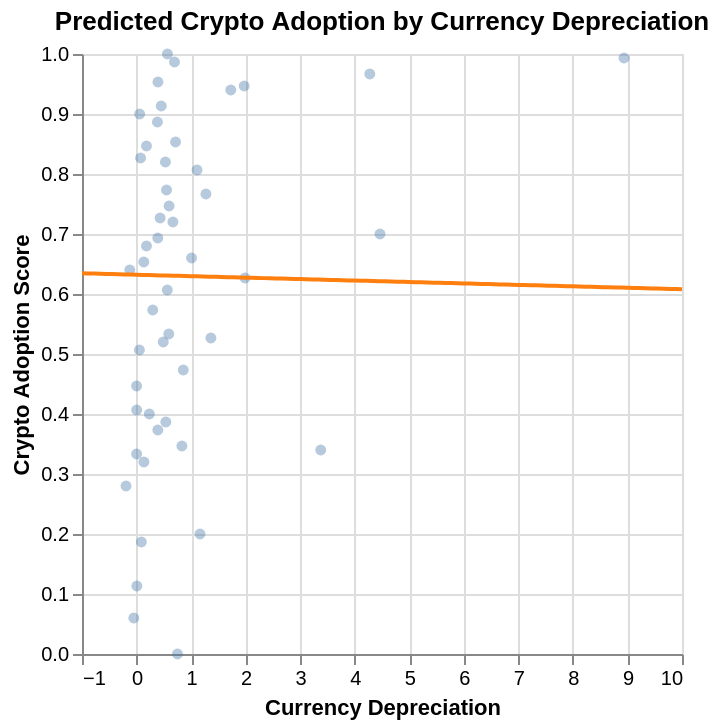

The code cell stored with this chart in its notebook:
### Code cell
model_data_ext = extended_data[[
    "adoption_score",
    "avg_inflation",
    "avg_gdp",
    "bank_access",
    "currency_dep",
    "corruption_index"
]].dropna()

plot_df = model_data_ext.copy()
x_min, x_max = -1, 10

currency_grid = pd.DataFrame({"currency_dep": np.linspace(x_min, x_max, 100)})

currency_grid["avg_inflation"] = plot_df["avg_inflation"].mean()
currency_grid["avg_gdp"] = plot_df["avg_gdp"].mean()
currency_grid["bank_access"] = plot_df["bank_access"].mean()
currency_grid["corruption_index"] = plot_df["corruption_index"].mean()

currency_grid["predicted"] = model_ext.predict(currency_grid[[
    "avg_inflation",
    "avg_gdp",
    "bank_access",
    "currency_dep",
    "corruption_index"]])

plot_df_trim = plot_df[
    (plot_df["currency_dep"] >= x_min) &
    (plot_df["currency_dep"] <= x_max)]

base_plot = alt.Chart(plot_df_trim).mark_circle(opacity=0.4).encode(
    x=alt.X("currency_dep", title="Currency Depreciation"),
    y=alt.Y("adoption_score", title="Crypto Adoption Score")
).properties(
    title="Predicted Crypto Adoption by Currency Depreciation"
)

currency_plot

### Figure 1 — Vega-Lite specification as saved in the notebook (floating-point values rounded to 4 significant figures)
{"config": {"view": {"continuousWidth": 300, "continuousHeight": 300}}, "layer": [{"data": {"name": "data-3ef5c4cb0fe18dd1737f2694c99ddb98"}, "mark": {"type": "circle", "opacity": 0.4}, "encoding": {"x": {"field": "currency_dep", "title": "Currency Depreciation", "type": "quantitative"}, "y": {"field": "adoption_score", "title": "Crypto Adoption Score", "type": "quantitative"}}}, {"data": {"name": "data-a964baeb77083eb1e2a4306924688e82"}, "mark": {"type": "line", "color": "#ff7f0e"}, "encoding": {"x": {"field": "currency_dep", "type": "quantitative"}, "y": {"field": "predicted", "type": "quantitative"}}}], "title": "Predicted Crypto Adoption by Currency Depreciation", "$schema": "https://vega.github.io/schema/vega-lite/v6.1.0.json", "datasets": {"data-3ef5c4cb0fe18dd1737f2694c99ddb98": [{"adoption_score": 0.28, "avg_inflation": 4.566, "avg_gdp": 9622.0, "bank_access": 46.07, "currency_dep": -0.1926, "corruption_index": 39.0}, {"adoption_score": 0.7467, "avg_inflation": 5.118, "avg_gdp": 64940.0, "bank_access": 98.01, "currency_dep": 0.5969, "corruption_index": 79.0}, {"adoption_score": 0.7733, "avg_inflation": 9.349, "avg_gdp": 2620.0, "bank_access": 43.28, "currency_dep": 0.5502, "corruption_index": 26.0}, {"adoption_score": 0.6533, "avg_inflation": 9.072, "avg_gdp": 15820.0, "bank_access": 84.72, "currency_dep": 0.1332, "corruption_index": 41.0}, {"adoption_score": 0.1133, "avg_inflation": 1.54, "avg_gdp": 29800.0, "bank_access": 82.32, "currency_dep": 0.006004, "corruption_index": 43.0}, {"adoption_score": 0.3333, "avg_inflation": 3.141, "avg_gdp": 4305.0, "bank_access": 56.85, "currency_dep": 0.001314, "corruption_index": 33.0}, {"adoption_score": 0.94, "avg_inflation": 6.08, "avg_gdp": 9990.0, "bank_access": 86.38, "currency_dep": 1.727, "corruption_index": 40.0}, {"adoption_score": 0.0, "avg_inflation": 6.517, "avg_gdp": 7950.0, "bank_access": 61.44, "currency_dep": 0.75, "corruption_index": 60.0}, {"adoption_score": 0.8867, "avg_inflation": 4.354, "avg_gdp": 54940.0, "bank_access": 98.4, "currency_dep": 0.3832, "corruption_index": 82.0}, {"adoption_score": 0.64, "avg_inflation": 2.011, "avg_gdp": 99670.0, "bank_access": 98.41, "currency_dep": -0.1243, "corruption_index": 86.0}, {"adoption_score": 0.66, "avg_inflation": 7.841, "avg_gdp": 16390.0, "bank_access": 85.07, "currency_dep": 1.009, "corruption_index": 66.0}, {"adoption_score": 0.7667, "avg_inflation": 9.507, "avg_gdp": 7200.0, "bank_access": 57.06, "currency_dep": 1.272, "corruption_index": 37.0}, {"adoption_score": 0.4067, "avg_inflation": 2.796, "avg_gdp": 16390.0, "bank_access": 71.35, "currency_dep": 0.002642, "corruption_index": 58.0}, {"adoption_score": 0.32, "avg_inflation": 4.125, "avg_gdp": 68950.0, "bank_access": 98.65, "currency_dep": 0.1353, "corruption_index": 90.0}, {"adoption_score": 0.3867, "avg_inflation": 5.633, "avg_gdp": 10540.0, "bank_access": 64.78, "currency_dep": 0.5367, "corruption_index": 31.0}, {"adoption_score": 0.72, "avg_inflation": 7.545, "avg_gdp": 5361.0, "bank_access": 35.29, "currency_dep": 0.6669, "corruption_index": 34.0}, {"adoption_score": 0.7, "avg_inflation": 30.74, "avg_gdp": 2335.0, "bank_access": 81.24, "currency_dep": 4.463, "corruption_index": 43.0}, {"adoption_score": 0.4, "avg_inflation": 7.231, "avg_gdp": 21570.0, "bank_access": 92.64, "currency_dep": 0.2345, "corruption_index": 49.0}, {"adoption_score": 0.6067, "avg_inflation": 11.81, "avg_gdp": 21320.0, "bank_access": 86.96, "currency_dep": 0.5639, "corruption_index": 48.0}, {"adoption_score": 0.9867, "avg_inflation": 3.353, "avg_gdp": 4844.0, "bank_access": 56.33, "currency_dep": 0.6959, "corruption_index": 37.0}, {"adoption_score": 1.0, "avg_inflation": 5.767, "avg_gdp": 2524.0, "bank_access": 89.02, "currency_dep": 0.5661, "corruption_index": 40.0}, {"adoption_score": 0.06, "avg_inflation": 7.634, "avg_gdp": 81510.0, "bank_access": 99.85, "currency_dep": -0.04997, "corruption_index": 78.0}, {"adoption_score": 0.4467, "avg_inflation": 2.624, "avg_gdp": 4472.0, "bank_access": 46.46, "currency_dep": 0.0005653, "corruption_index": 48.0}, {"adoption_score": 0.8533, "avg_inflation": 2.835, "avg_gdp": 33460.0, "bank_access": 98.52, "currency_dep": 0.7153, "corruption_index": 72.0}, {"adoption_score": 0.6267, "avg_inflation": 12.86, "avg_gdp": 12760.0, "bank_access": 87.05, "currency_dep": 1.99, "corruption_index": 29.0}, {"adoption_score": 0.82, "avg_inflation": 6.607, "avg_gdp": 2062.0, "bank_access": 90.12, "currency_dep": 0.5298, "corruption_index": 26.0}, {"adoption_score": 0.1867, "avg_inflation": 3.507, "avg_gdp": 35590.0, "bank_access": 74.46, "currency_dep": 0.08811, "corruption_index": 41.0}, {"adoption_score": 0.34, "avg_inflation": 3.003, "avg_gdp": 6194.0, "bank_access": 33.12, "currency_dep": 3.377, "corruption_index": 14.0}, {"adoption_score": 0.5267, "avg_inflation": 21.94, "avg_gdp": 3886.0, "bank_access": 81.69, "currency_dep": 1.363, "corruption_index": 36.0}, {"adoption_score": 0.8267, "avg_inflation": 4.578, "avg_gdp": 3810.0, "bank_access": 44.39, "currency_dep": 0.0738, "corruption_index": 37.0}, {"adoption_score": 0.9133, "avg_inflation": 6.049, "avg_gdp": 13150.0, "bank_access": 53.03, "currency_dep": 0.453, "corruption_index": 30.0}, {"adoption_score": 0.6933, "avg_inflation": 2.567, "avg_gdp": 11670.0, "bank_access": 88.69, "currency_dep": 0.3895, "corruption_index": 49.0}, {"adoption_score": 0.9933, "avg_inflation": 25.58, "avg_gdp": 2041.0, "bank_access": 63.26, "currency_dep": 8.937, "corruption_index": 28.0}, {"adoption_score": 0.3467, "avg_inflation": 4.809, "avg_gdp": 94520.0, "bank_access": 98.56, "currency_dep": 0.8315, "corruption_index": 85.0}, {"adoption_score": 0.5333, "avg_inflation": 6.49, "avg_gdp": 1405.0, "bank_access": 59.99, "currency_dep": 0.5915, "corruption_index": 29.0}, {"adoption_score": 0.3733, "avg_inflation": 5.276, "avg_gdp": 49130.0, "bank_access": 97.86, "currency_dep": 0.3901, "corruption_index": 90.0}, {"adoption_score": 0.9467, "avg_inflation": 21.09, "avg_gdp": 1459.0, "bank_access": 27.3, "currency_dep": 1.974, "corruption_index": 32.0}, {"adoption_score": 0.7267, "avg_inflation": 5.599, "avg_gdp": 7897.0, "bank_access": 59.31, "currency_dep": 0.432, "corruption_index": 35.0}, {"adoption_score": 0.9533, "avg_inflation": 5.004, "avg_gdp": 3779.0, "bank_access": 50.18, "currency_dep": 0.3924, "corruption_index": 35.0}, {"adoption_score": 0.8467, "avg_inflation": 9.914, "avg_gdp": 22050.0, "bank_access": 86.14, "currency_dep": 0.1819, "corruption_index": 62.0}, {"adoption_score": 0.5733, "avg_inflation": 9.971, "avg_gdp": 17940.0, "bank_access": 71.34, "currency_dep": 0.2971, "corruption_index": 48.0}, {"adoption_score": 0.5067, "avg_inflation": 4.451, "avg_gdp": 88800.0, "bank_access": 97.97, "currency_dep": 0.05259, "corruption_index": 84.0}, {"adoption_score": 0.68, "avg_inflation": 9.675, "avg_gdp": 12000.0, "bank_access": 83.25, "currency_dep": 0.1823, "corruption_index": 42.0}, {"adoption_score": 0.52, "avg_inflation": 6.585, "avg_gdp": 55630.0, "bank_access": 98.57, "currency_dep": 0.4898, "corruption_index": 88.0}, {"adoption_score": 0.9, "avg_inflation": 2.744, "avg_gdp": 7150.0, "bank_access": 91.82, "currency_dep": 0.0569, "corruption_index": 35.0}, {"adoption_score": 0.4733, "avg_inflation": 8.281, "avg_gdp": 3947.0, "bank_access": 37.84, "currency_dep": 0.8571, "corruption_index": 41.0}, {"adoption_score": 0.9667, "avg_inflation": 13.18, "avg_gdp": 4910.0, "bank_access": 87.58, "currency_dep": 4.276, "corruption_index": 29.0}, {"adoption_score": 0.2, "avg_inflation": 6.608, "avg_gdp": 22580.0, "bank_access": 73.75, "currency_dep": 1.163, "corruption_index": 71.0}, {"adoption_score": 0.8067, "avg_inflation": 5.825, "avg_gdp": 6279.0, "bank_access": 81.13, "currency_dep": 1.109, "corruption_index": 45.0}], "data-a964baeb77083eb1e2a4306924688e82": [{"currency_dep": -1.0, "avg_inflation": 10.31, "avg_gdp": 22020.0, "bank_access": 74.39, "corruption_index": 48.74, "predicted": 0.6345}, {"currency_dep": -0.8889, "avg_inflation": 10.31, "avg_gdp": 22020.0, "bank_access": 74.39, "corruption_index": 48.74, "predicted": 0.6342}, {"currency_dep": -0.7778, "avg_inflation": 10.31, "avg_gdp": 22020.0, "bank_access": 74.39, "corruption_index": 48.74, "predicted": 0.634}, {"currency_dep": -0.6667, "avg_inflation": 10.31, "avg_gdp": 22020.0, "bank_access": 74.39, "corruption_index": 48.74, "predicted": 0.6337}, {"currency_dep": -0.5556, "avg_inflation": 10.31, "avg_gdp": 22020.0, "bank_access": 74.39, "corruption_index": 48.74, "predicted": 0.6334}, {"currency_dep": -0.4444, "avg_inflation": 10.31, "avg_gdp": 22020.0, "bank_access": 74.39, "corruption_index": 48.74, "predicted": 0.6332}, {"currency_dep": -0.3333, "avg_inflation": 10.31, "avg_gdp": 22020.0, "bank_access": 74.39, "corruption_index": 48.74, "predicted": 0.6329}, {"currency_dep": -0.2222, "avg_inflation": 10.31, "avg_gdp": 22020.0, "bank_access": 74.39, "corruption_index": 48.74, "predicted": 0.6326}, {"currency_dep": -0.1111, "avg_inflation": 10.31, "avg_gdp": 22020.0, "bank_access": 74.39, "corruption_index": 48.74, "predicted": 0.6324}, {"currency_dep": 0.0, "avg_inflation": 10.31, "avg_gdp": 22020.0, "bank_access": 74.39, "corruption_index": 48.74, "predicted": 0.6321}, {"currency_dep": 0.1111, "avg_inflation": 10.31, "avg_gdp": 22020.0, "bank_access": 74.39, "corruption_index": 48.74, "predicted": 0.6318}, {"currency_dep": 0.2222, "avg_inflation": 10.31, "avg_gdp": 22020.0, "bank_access": 74.39, "corruption_index": 48.74, "predicted": 0.6316}, {"currency_dep": 0.3333, "avg_inflation": 10.31, "avg_gdp": 22020.0, "bank_access": 74.39, "corruption_index": 48.74, "predicted": 0.6313}, {"currency_dep": 0.4444, "avg_inflation": 10.31, "avg_gdp": 22020.0, "bank_access": 74.39, "corruption_index": 48.74, "predicted": 0.631}, {"currency_dep": 0.5556, "avg_inflation": 10.31, "avg_gdp": 22020.0, "bank_access": 74.39, "corruption_index": 48.74, "predicted": 0.6307}, {"currency_dep": 0.6667, "avg_inflation": 10.31, "avg_gdp": 22020.0, "bank_access": 74.39, "corruption_index": 48.74, "predicted": 0.6305}, {"currency_dep": 0.7778, "avg_inflation": 10.31, "avg_gdp": 22020.0, "bank_access": 74.39, "corruption_index": 48.74, "predicted": 0.6302}, {"currency_dep": 0.8889, "avg_inflation": 10.31, "avg_gdp": 22020.0, "bank_access": 74.39, "corruption_index": 48.74, "predicted": 0.6299}, {"currency_dep": 1.0, "avg_inflation": 10.31, "avg_gdp": 22020.0, "bank_access": 74.39, "corruption_index": 48.74, "predicted": 0.6297}, {"currency_dep": 1.111, "avg_inflation": 10.31, "avg_gdp": 22020.0, "bank_access": 74.39, "corruption_index": 48.74, "predicted": 0.6294}, {"currency_dep": 1.222, "avg_inflation": 10.31, "avg_gdp": 22020.0, "bank_access": 74.39, "corruption_index": 48.74, "predicted": 0.6291}, {"currency_dep": 1.333, "avg_inflation": 10.31, "avg_gdp": 22020.0, "bank_access": 74.39, "corruption_index": 48.74, "predicted": 0.6289}, {"currency_dep": 1.444, "avg_inflation": 10.31, "avg_gdp": 22020.0, "bank_access": 74.39, "corruption_index": 48.74, "predicted": 0.6286}, {"currency_dep": 1.556, "avg_inflation": 10.31, "avg_gdp": 22020.0, "bank_access": 74.39, "corruption_index": 48.74, "predicted": 0.6283}, {"currency_dep": 1.667, "avg_inflation": 10.31, "avg_gdp": 22020.0, "bank_access": 74.39, "corruption_index": 48.74, "predicted": 0.6281}, {"currency_dep": 1.778, "avg_inflation": 10.31, "avg_gdp": 22020.0, "bank_access": 74.39, "corruption_index": 48.74, "predicted": 0.6278}, {"currency_dep": 1.889, "avg_inflation": 10.31, "avg_gdp": 22020.0, "bank_access": 74.39, "corruption_index": 48.74, "predicted": 0.6275}, {"currency_dep": 2.0, "avg_inflation": 10.31, "avg_gdp": 22020.0, "bank_access": 74.39, "corruption_index": 48.74, "predicted": 0.6273}, {"currency_dep": 2.111, "avg_inflation": 10.31, "avg_gdp": 22020.0, "bank_access": 74.39, "corruption_index": 48.74, "predicted": 0.627}, {"currency_dep": 2.222, "avg_inflation": 10.31, "avg_gdp": 22020.0, "bank_access": 74.39, "corruption_index": 48.74, "predicted": 0.6267}, {"currency_dep": 2.333, "avg_inflation": 10.31, "avg_gdp": 22020.0, "bank_access": 74.39, "corruption_index": 48.74, "predicted": 0.6265}, {"currency_dep": 2.444, "avg_inflation": 10.31, "avg_gdp": 22020.0, "bank_access": 74.39, "corruption_index": 48.74, "predicted": 0.6262}, {"currency_dep": 2.556, "avg_inflation": 10.31, "avg_gdp": 22020.0, "bank_access": 74.39, "corruption_index": 48.74, "predicted": 0.6259}, {"currency_dep": 2.667, "avg_inflation": 10.31, "avg_gdp": 22020.0, "bank_access": 74.39, "corruption_index": 48.74, "predicted": 0.6257}, {"currency_dep": 2.778, "avg_inflation": 10.31, "avg_gdp": 22020.0, "bank_access": 74.39, "corruption_index": 48.74, "predicted": 0.6254}, {"currency_dep": 2.889, "avg_inflation": 10.31, "avg_gdp": 22020.0, "bank_access": 74.39, "corruption_index": 48.74, "predicted": 0.6251}, {"currency_dep": 3.0, "avg_inflation": 10.31, "avg_gdp": 22020.0, "bank_access": 74.39, "corruption_index": 48.74, "predicted": 0.6248}, {"currency_dep": 3.111, "avg_inflation": 10.31, "avg_gdp": 22020.0, "bank_access": 74.39, "corruption_index": 48.74, "predicted": 0.6246}, {"currency_dep": 3.222, "avg_inflation": 10.31, "avg_gdp": 22020.0, "bank_access": 74.39, "corruption_index": 48.74, "predicted": 0.6243}, {"currency_dep": 3.333, "avg_inflation": 10.31, "avg_gdp": 22020.0, "bank_access": 74.39, "corruption_index": 48.74, "predicted": 0.624}, {"currency_dep": 3.444, "avg_inflation": 10.31, "avg_gdp": 22020.0, "bank_access": 74.39, "corruption_index": 48.74, "predicted": 0.6238}, {"currency_dep": 3.556, "avg_inflation": 10.31, "avg_gdp": 22020.0, "bank_access": 74.39, "corruption_index": 48.74, "predicted": 0.6235}, {"currency_dep": 3.667, "avg_inflation": 10.31, "avg_gdp": 22020.0, "bank_access": 74.39, "corruption_index": 48.74, "predicted": 0.6232}, {"currency_dep": 3.778, "avg_inflation": 10.31, "avg_gdp": 22020.0, "bank_access": 74.39, "corruption_index": 48.74, "predicted": 0.623}, {"currency_dep": 3.889, "avg_inflation": 10.31, "avg_gdp": 22020.0, "bank_access": 74.39, "corruption_index": 48.74, "predicted": 0.6227}, {"currency_dep": 4.0, "avg_inflation": 10.31, "avg_gdp": 22020.0, "bank_access": 74.39, "corruption_index": 48.74, "predicted": 0.6224}, {"currency_dep": 4.111, "avg_inflation": 10.31, "avg_gdp": 22020.0, "bank_access": 74.39, "corruption_index": 48.74, "predicted": 0.6222}, {"currency_dep": 4.222, "avg_inflation": 10.31, "avg_gdp": 22020.0, "bank_access": 74.39, "corruption_index": 48.74, "predicted": 0.6219}, {"currency_dep": 4.333, "avg_inflation": 10.31, "avg_gdp": 22020.0, "bank_access": 74.39, "corruption_index": 48.74, "predicted": 0.6216}, {"currency_dep": 4.444, "avg_inflation": 10.31, "avg_gdp": 22020.0, "bank_access": 74.39, "corruption_index": 48.74, "predicted": 0.6214}, {"currency_dep": 4.556, "avg_inflation": 10.31, "avg_gdp": 22020.0, "bank_access": 74.39, "corruption_index": 48.74, "predicted": 0.6211}, {"currency_dep": 4.667, "avg_inflation": 10.31, "avg_gdp": 22020.0, "bank_access": 74.39, "corruption_index": 48.74, "predicted": 0.6208}, {"currency_dep": 4.778, "avg_inflation": 10.31, "avg_gdp": 22020.0, "bank_access": 74.39, "corruption_index": 48.74, "predicted": 0.6206}, {"currency_dep": 4.889, "avg_inflation": 10.31, "avg_gdp": 22020.0, "bank_access": 74.39, "corruption_index": 48.74, "predicted": 0.6203}, {"currency_dep": 5.0, "avg_inflation": 10.31, "avg_gdp": 22020.0, "bank_access": 74.39, "corruption_index": 48.74, "predicted": 0.62}, {"currency_dep": 5.111, "avg_inflation": 10.31, "avg_gdp": 22020.0, "bank_access": 74.39, "corruption_index": 48.74, "predicted": 0.6198}, {"currency_dep": 5.222, "avg_inflation": 10.31, "avg_gdp": 22020.0, "bank_access": 74.39, "corruption_index": 48.74, "predicted": 0.6195}, {"currency_dep": 5.333, "avg_inflation": 10.31, "avg_gdp": 22020.0, "bank_access": 74.39, "corruption_index": 48.74, "predicted": 0.6192}, {"currency_dep": 5.444, "avg_inflation": 10.31, "avg_gdp": 22020.0, "bank_access": 74.39, "corruption_index": 48.74, "predicted": 0.6189}, {"currency_dep": 5.556, "avg_inflation": 10.31, "avg_gdp": 22020.0, "bank_access": 74.39, "corruption_index": 48.74, "predicted": 0.6187}, {"currency_dep": 5.667, "avg_inflation": 10.31, "avg_gdp": 22020.0, "bank_access": 74.39, "corruption_index": 48.74, "predicted": 0.6184}, {"currency_dep": 5.778, "avg_inflation": 10.31, "avg_gdp": 22020.0, "bank_access": 74.39, "corruption_index": 48.74, "predicted": 0.6181}, {"currency_dep": 5.889, "avg_inflation": 10.31, "avg_gdp": 22020.0, "bank_access": 74.39, "corruption_index": 48.74, "predicted": 0.6179}, {"currency_dep": 6.0, "avg_inflation": 10.31, "avg_gdp": 22020.0, "bank_access": 74.39, "corruption_index": 48.74, "predicted": 0.6176}, {"currency_dep": 6.111, "avg_inflation": 10.31, "avg_gdp": 22020.0, "bank_access": 74.39, "corruption_index": 48.74, "predicted": 0.6173}, {"currency_dep": 6.222, "avg_inflation": 10.31, "avg_gdp": 22020.0, "bank_access": 74.39, "corruption_index": 48.74, "predicted": 0.6171}, {"currency_dep": 6.333, "avg_inflation": 10.31, "avg_gdp": 22020.0, "bank_access": 74.39, "corruption_index": 48.74, "predicted": 0.6168}, {"currency_dep": 6.444, "avg_inflation": 10.31, "avg_gdp": 22020.0, "bank_access": 74.39, "corruption_index": 48.74, "predicted": 0.6165}, {"currency_dep": 6.556, "avg_inflation": 10.31, "avg_gdp": 22020.0, "bank_access": 74.39, "corruption_index": 48.74, "predicted": 0.6163}, {"currency_dep": 6.667, "avg_inflation": 10.31, "avg_gdp": 22020.0, "bank_access": 74.39, "corruption_index": 48.74, "predicted": 0.616}, {"currency_dep": 6.778, "avg_inflation": 10.31, "avg_gdp": 22020.0, "bank_access": 74.39, "corruption_index": 48.74, "predicted": 0.6157}, {"currency_dep": 6.889, "avg_inflation": 10.31, "avg_gdp": 22020.0, "bank_access": 74.39, "corruption_index": 48.74, "predicted": 0.6155}, {"currency_dep": 7.0, "avg_inflation": 10.31, "avg_gdp": 22020.0, "bank_access": 74.39, "corruption_index": 48.74, "predicted": 0.6152}, {"currency_dep": 7.111, "avg_inflation": 10.31, "avg_gdp": 22020.0, "bank_access": 74.39, "corruption_index": 48.74, "predicted": 0.6149}, {"currency_dep": 7.222, "avg_inflation": 10.31, "avg_gdp": 22020.0, "bank_access": 74.39, "corruption_index": 48.74, "predicted": 0.6147}, {"currency_dep": 7.333, "avg_inflation": 10.31, "avg_gdp": 22020.0, "bank_access": 74.39, "corruption_index": 48.74, "predicted": 0.6144}, {"currency_dep": 7.444, "avg_inflation": 10.31, "avg_gdp": 22020.0, "bank_access": 74.39, "corruption_index": 48.74, "predicted": 0.6141}, {"currency_dep": 7.556, "avg_inflation": 10.31, "avg_gdp": 22020.0, "bank_access": 74.39, "corruption_index": 48.74, "predicted": 0.6139}, {"currency_dep": 7.667, "avg_inflation": 10.31, "avg_gdp": 22020.0, "bank_access": 74.39, "corruption_index": 48.74, "predicted": 0.6136}, {"currency_dep": 7.778, "avg_inflation": 10.31, "avg_gdp": 22020.0, "bank_access": 74.39, "corruption_index": 48.74, "predicted": 0.6133}, {"currency_dep": 7.889, "avg_inflation": 10.31, "avg_gdp": 22020.0, "bank_access": 74.39, "corruption_index": 48.74, "predicted": 0.6131}, {"currency_dep": 8.0, "avg_inflation": 10.31, "avg_gdp": 22020.0, "bank_access": 74.39, "corruption_index": 48.74, "predicted": 0.6128}, {"currency_dep": 8.111, "avg_inflation": 10.31, "avg_gdp": 22020.0, "bank_access": 74.39, "corruption_index": 48.74, "predicted": 0.6125}, {"currency_dep": 8.222, "avg_inflation": 10.31, "avg_gdp": 22020.0, "bank_access": 74.39, "corruption_index": 48.74, "predicted": 0.6122}, {"currency_dep": 8.333, "avg_inflation": 10.31, "avg_gdp": 22020.0, "bank_access": 74.39, "corruption_index": 48.74, "predicted": 0.612}, {"currency_dep": 8.444, "avg_inflation": 10.31, "avg_gdp": 22020.0, "bank_access": 74.39, "corruption_index": 48.74, "predicted": 0.6117}, {"currency_dep": 8.556, "avg_inflation": 10.31, "avg_gdp": 22020.0, "bank_access": 74.39, "corruption_index": 48.74, "predicted": 0.6114}, {"currency_dep": 8.667, "avg_inflation": 10.31, "avg_gdp": 22020.0, "bank_access": 74.39, "corruption_index": 48.74, "predicted": 0.6112}, {"currency_dep": 8.778, "avg_inflation": 10.31, "avg_gdp": 22020.0, "bank_access": 74.39, "corruption_index": 48.74, "predicted": 0.6109}, {"currency_dep": 8.889, "avg_inflation": 10.31, "avg_gdp": 22020.0, "bank_access": 74.39, "corruption_index": 48.74, "predicted": 0.6106}, {"currency_dep": 9.0, "avg_inflation": 10.31, "avg_gdp": 22020.0, "bank_access": 74.39, "corruption_index": 48.74, "predicted": 0.6104}, {"currency_dep": 9.111, "avg_inflation": 10.31, "avg_gdp": 22020.0, "bank_access": 74.39, "corruption_index": 48.74, "predicted": 0.6101}, {"currency_dep": 9.222, "avg_inflation": 10.31, "avg_gdp": 22020.0, "bank_access": 74.39, "corruption_index": 48.74, "predicted": 0.6098}, {"currency_dep": 9.333, "avg_inflation": 10.31, "avg_gdp": 22020.0, "bank_access": 74.39, "corruption_index": 48.74, "predicted": 0.6096}, {"currency_dep": 9.444, "avg_inflation": 10.31, "avg_gdp": 22020.0, "bank_access": 74.39, "corruption_index": 48.74, "predicted": 0.6093}, {"currency_dep": 9.556, "avg_inflation": 10.31, "avg_gdp": 22020.0, "bank_access": 74.39, "corruption_index": 48.74, "predicted": 0.609}, {"currency_dep": 9.667, "avg_inflation": 10.31, "avg_gdp": 22020.0, "bank_access": 74.39, "corruption_index": 48.74, "predicted": 0.6088}, {"currency_dep": 9.778, "avg_inflation": 10.31, "avg_gdp": 22020.0, "bank_access": 74.39, "corruption_index": 48.74, "predicted": 0.6085}, {"currency_dep": 9.889, "avg_inflation": 10.31, "avg_gdp": 22020.0, "bank_access": 74.39, "corruption_index": 48.74, "predicted": 0.6082}, {"currency_dep": 10.0, "avg_inflation": 10.31, "avg_gdp": 22020.0, "bank_access": 74.39, "corruption_index": 48.74, "predicted": 0.608}]}}
